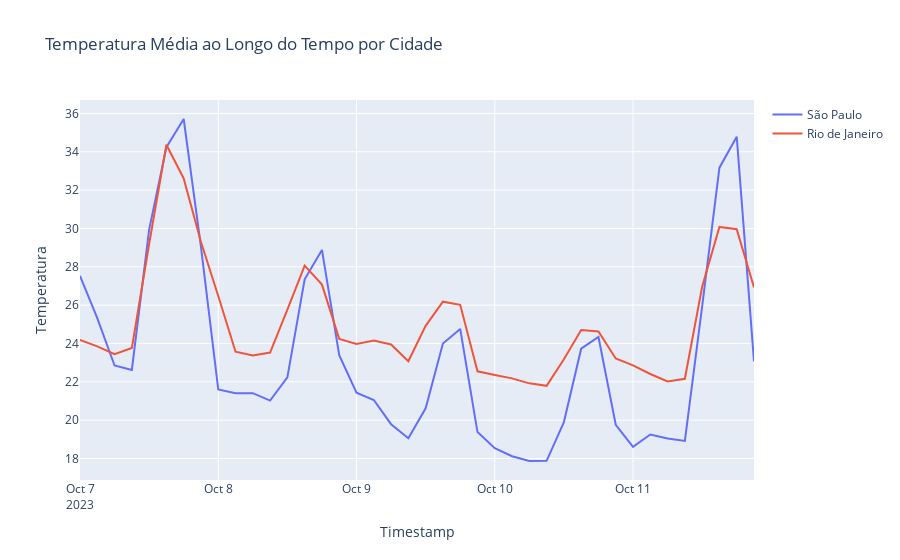

The notebook cell saved with this chart:
### Code cell
fig = go.Figure()

for city in df_weather['city_name'].unique():
    df_city = df_weather[df_weather['city_name'] == city]
    fig.add_trace(go.Scatter(x=df_city['date'], y=df_city['temperature'],
                             mode='lines', name=city))

fig.update_layout(title='Temperatura Média ao Longo do Tempo por Cidade', 
                  xaxis_title='Timestamp', yaxis_title='Temperatura')
fig.show()
